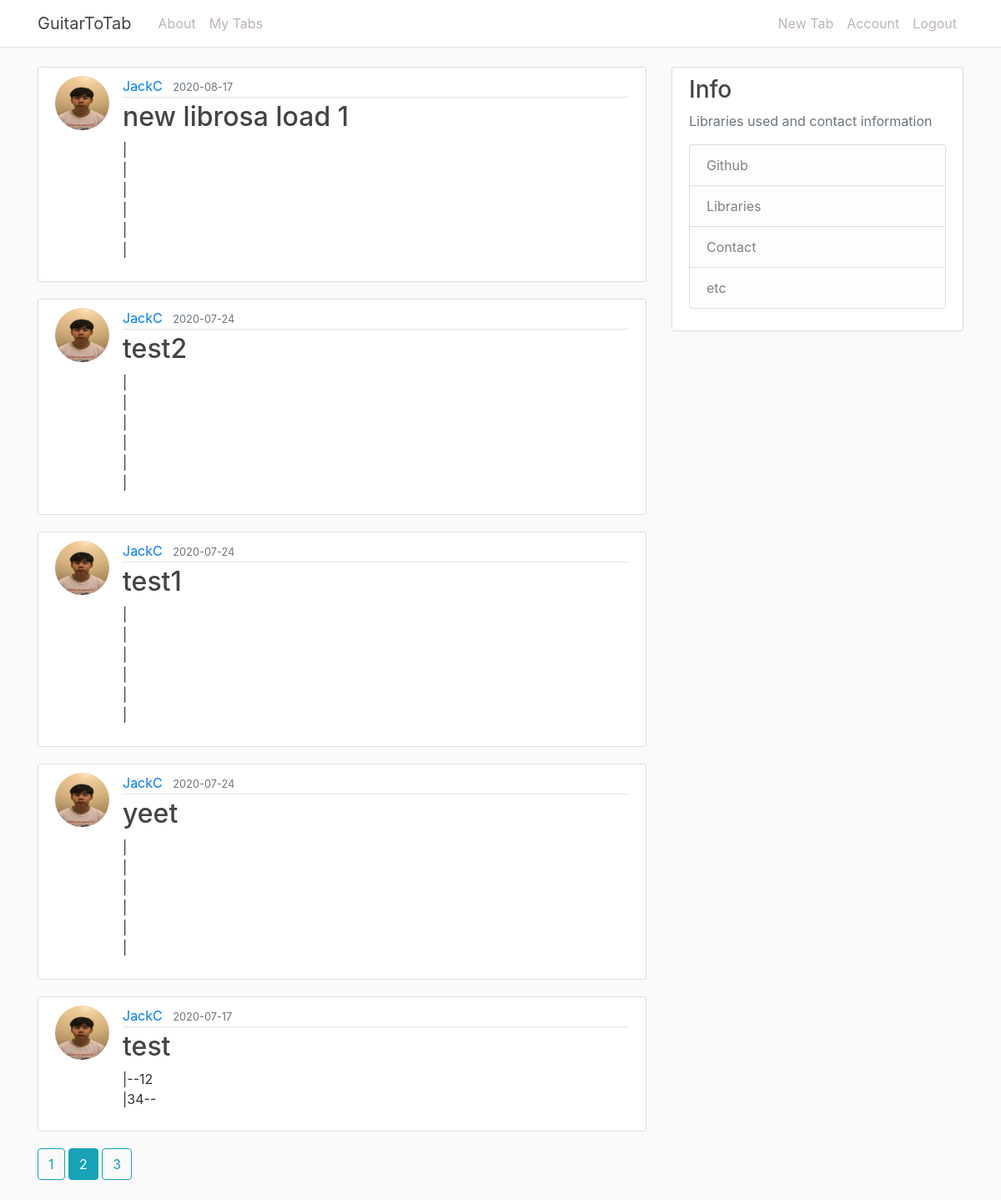
Screenshot of /my_tabs?page=2 (signed in) with the database file from the repository.
### guitartotab/models.py (models this page shows, shortened)
class Tab(db.Model):
    id = db.Column(db.Integer, primary_key=True)
    title = db.Column(db.String(100), nullable=False)
    date_posted = db.Column(db.DateTime, nullable=False, default=datetime.utcnow)
    content = db.Column(db.Text, nullable=False)
    user_id = db.Column(db.Integer, db.ForeignKey('user.id'), nullable=False)

class User(db.Model, UserMixin):
    id = db.Column(db.Integer, primary_key=True)
    username = db.Column(db.String(20), unique=True, nullable=False)
    email = db.Column(db.String(120), unique=True, nullable=False)
    image_file = db.Column(db.String(20), nullable=False, default='default.jpg')
    password = db.Column(db.String(60), nullable=False)
    tabs = db.relationship('Tab', backref='author', lazy=True)

### guitartotab/main/routes.py (the view)
@main.route('/my_tabs')
@login_required
def my_tabs():
    page = request.args.get('page', 1, type=int)
    user = current_user
    tabs = Tab.query.filter_by(author=user).order_by(Tab.date_posted.desc()).paginate(page=page,per_page=5)
    return render_template('home.html', title='My Tabs', tabs=tabs)

### guitartotab/models.py (called while the page is built)
@login_manager.user_loader
def load_user(user_id):
    return User.query.get(int(user_id))

### guitartotab/templates/home.html
{% extends "base.html" %}
{% block content %}
    {% if tabs.items %}
      {% for tab in tabs.items %}
          <article class="media content-section">
            <img class="rounded-circle article-img" src="{{ url_for('static', filename='profile_pics/' + tab.author.image_file) }}">
            <div class="media-body">
              <div class="article-metadata">
                <a class="mr-2" href="#">{{ tab.author.username }}</a>
                <small class="text-muted">{{ tab.date_posted.strftime('%Y-%m-%d') }}</small>
              </div>
              <h2><a class="article-title" href="{{ url_for('tabs.tab', tab_id=tab.id) }}">{{ tab.title }}</a></h2>
              <p class="article-content">{{ tab.content }}</p>
            </div>
          </article>
      {% endfor %}
      {% for page_num in tabs.iter_pages(left_edge=1, right_edge=1, left_current=1, right_current=2) %}
          {% if page_num %}
            {% if tabs.page == page_num %}
              <a class="btn btn-info mb-4" href="{{ url_for('main.my_tabs', page=page_num) }}">{{ page_num }}</a>
            {% else %}
              <a class="btn btn-outline-info mb-4" href="{{ url_for('main.my_tabs', page=page_num) }}">{{ page_num }}</a>
            {% endif %}
          {% else %}
            ...
          {% endif %}
      {% endfor %}
    {% else %}
      <h1>There seem to be nothing here...</h1>
    {% endif %}
{% endblock content %}

### guitartotab/static/main.css (style rules this page uses)
body { background: #fafafa; color: #333333; margin-top: 5rem; font-family: -apple-system, BlinkMacSystemFont, 'Segoe UI', Roboto, Oxygen, Ubuntu, Cantarell, 'Open Sans', 'Helvetica Neue', sans-serif; }
h1, h2, h3, h4, h5, h6 { color: #444444; }
.content-section { background: #ffffff; padding: 10px 20px; border: 1px solid #dddddd; border-radius: 3px; margin-bottom: 20px; }
.article-title { color: #444444; }
.article-content { white-space: pre-line; }
.article-img { height: 65px; width: 65px; margin-right: 16px; }
.article-metadata { padding-bottom: 1px; margin-bottom: 4px; border-bottom: 1px solid #e3e3e3 }

### rows the page displays
Tab: image_file (picture), author.username "JackC", date_posted "2020-08-17", title "new librosa load 1", content "| | | | | |"
Tab: image_file (picture), author.username "JackC", date_posted "2020-07-24", title "test2", content "| | | | | |"
Tab: image_file (picture), author.username "JackC", date_posted "2020-07-24", title "test1", content "| | | | | |"
Tab: image_file (picture), author.username "JackC", date_posted "2020-07-24", title "yeet", content "| | | | | |"
Tab: image_file (picture), author.username "JackC", date_posted "2020-07-17", title "test", content "|--12 |34--"

### other values shown
{{ page_num }} "1" "3"
{{ page_num }} "2"
